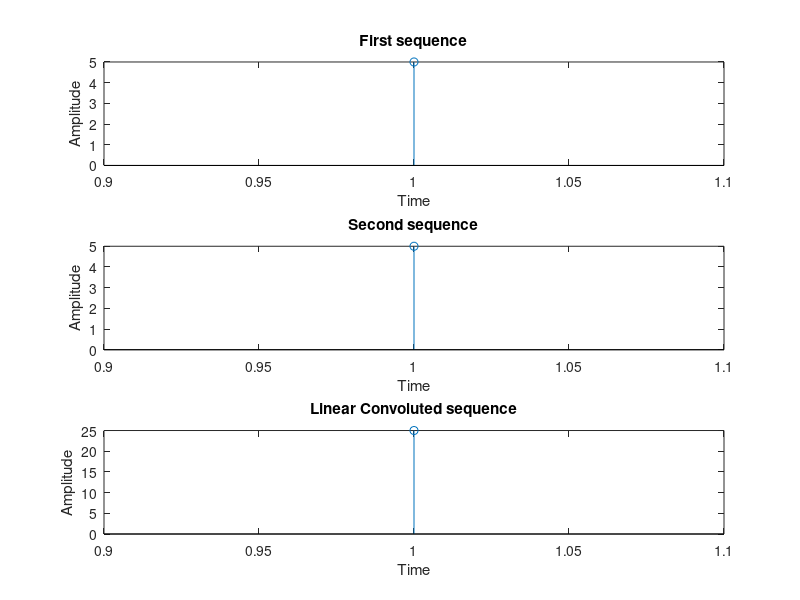

Write MATLAB code to recreate this figure.
clc;
clear all;
close all;
%Program to perform Linear Convolution
 
x1=input('Enter the first sequence to be convoluted:');
subplot(3,1,1);
stem(x1);
xlabel('Time');
ylabel('Amplitude');
title('First sequence');
 
x2=input('Enter the second sequence to be convoluted:');
subplot(3,1,2);
stem(x2);
xlabel('Time');
ylabel('Amplitude');
title('Second sequence');
 
f=conv(x1,x2);
disp('The Linear convoluted sequence is');
disp(f);
subplot(3,1,3);
stem(f);
xlabel('Time');
ylabel('Amplitude');
title('Linear Convoluted sequence');
